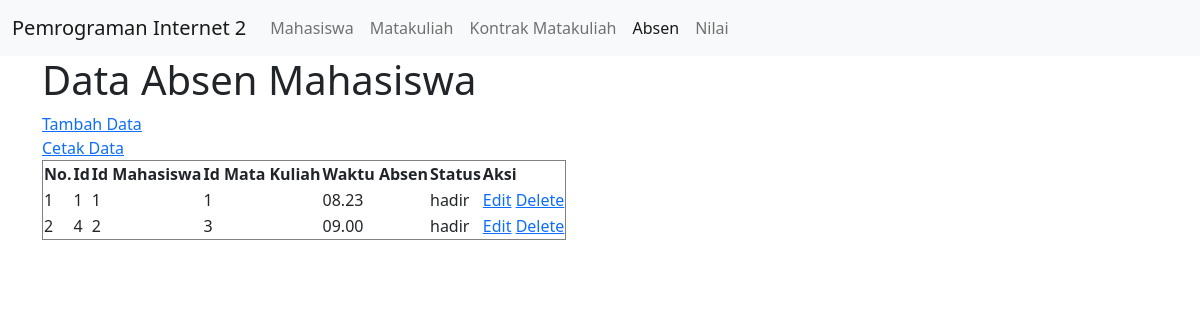
The app's page /absen.php with its own data.
### tables this page shows
CREATE TABLE `tbl_absen` (
  `id` int(11) NOT NULL,
  `mhs_id` int(11) NOT NULL,
  `matakuliah_id` int(11) NOT NULL,
  `waktu_absen` varchar(10) NOT NULL,
  `status` varchar(10) NOT NULL
);

### connection.php (called while the page is built)
<?php
class Connection
{
    public function get_connection()
    {
        $host = "localhost";
        $database = "mahasiswa";
        $username = "root";
        $password = "";
        $connect = new mysqli($host, $username, $password, $database);
        return $connect;
    }
}
?>

### model.php (called while the page is built, shortened)
<?php
include 'connection.php';
class Model extends Connection
{
    public function __construct()
    {
        $this->conn = $this->get_connection();
    }
    public function tampil_data_absen()
    {
        $sql = "SELECT * FROM tbl_absen";
        $bind = $this->conn->query($sql);
        while ($obj = $bind->fetch_object()) {
            $baris[] = $obj;
        }
        if (!empty($baris)) {
            return $baris;
        }
    }
}

### absen.php (the view, shortened to what this page needs)
<?php
include 'model.php';
$model = new Model();
$index = 1;
?>
<!doctype html>
<html lang="en">
<head>
    <link href="https://cdn.jsdelivr.net/npm/bootstrap@5.0.0-beta3/dist/css/bootstrap.min.css" rel="stylesheet">
</head>
<body>
<nav class="navbar navbar-expand-lg navbar-light bg-light">
  <div class="container-fluid">
    <a class="navbar-brand" href="#">Pemrograman Internet 2</a>
    <div class="collapse navbar-collapse" id="navbarNav">
      <ul class="navbar-nav">
        <li class="nav-item">
          <a class="nav-link" aria-current="page" href="mahasiswa.php">Mahasiswa</a>
        </li>
        <li class="nav-item">
          <a class="nav-link" href="matakuliah.php">Matakuliah</a>
        </li>
        <li class="nav-item">
          <a class="nav-link" href="kontrak_mk.php">Kontrak Matakuliah</a>
        </li>
        <li class="nav-item">
          <a class="nav-link active" href="absen.php">Absen</a>
        </li>
        <li class="nav-item">
          <a class="nav-link" href="index.php">Nilai</a>
        </li>
      </ul>
    </div>
  </div>
</nav>
<div class="container">
        <h1>Data Absen Mahasiswa</h1>
        <a href="create_absen.php">Tambah Data</a>
        <br>
        <a href="print_absen.php" target="_blank">Cetak Data</a>
        <br>
        <table border="1">
            <thead>
                <tr>
                    <th>No.</th>
                    <th>Id</th>
                    <th>Id Mahasiswa</th>
                    <th>Id Mata Kuliah</th>
                    <th>Waktu Absen</th>
                    <th>Status</th>
                    <th>Aksi</th>
                </tr>
            </thead>
            <tbody>
                <?php
                $result = $model->tampil_data_absen();
                if (!empty($result)) {
                    foreach ($result as $data) : ?>
                        <tr>
                            <td><?= $index++ ?></td>
                            <td><?= $data->id ?></td>
                            <td><?= $data->mhs_id ?></td>
                            <td><?= $data->matakuliah_id ?></td>
                            <td><?= $data->waktu_absen ?></td>
                            <td><?= $data->status ?></td>
                            <td>
                                <a name="edit" id="edit" href="edit_absen.php?id=<?= $data->id ?>">Edit</a>
                                <a name="hapus" id="hapus" href="process.php?absen_id=<?= $data->id ?>">Delete</a>
                            </td>
                        </tr>
                    <?php endforeach;
                } else { ?>
                <tr>
                    <td colspan="9">Belum ada data pada tabel absen mahasiswa.</td>
                </tr>
                <?php } ?>
            </tbody>
        </table>
    </div>
</body>
</html>

### records on screen
tbl_absen: id "1", mhs "1", matakuliah "1", waktu_absen "08.23", status "hadir"
tbl_absen: id "4", mhs "2", matakuliah "3", waktu_absen "09.00", status "hadir"
